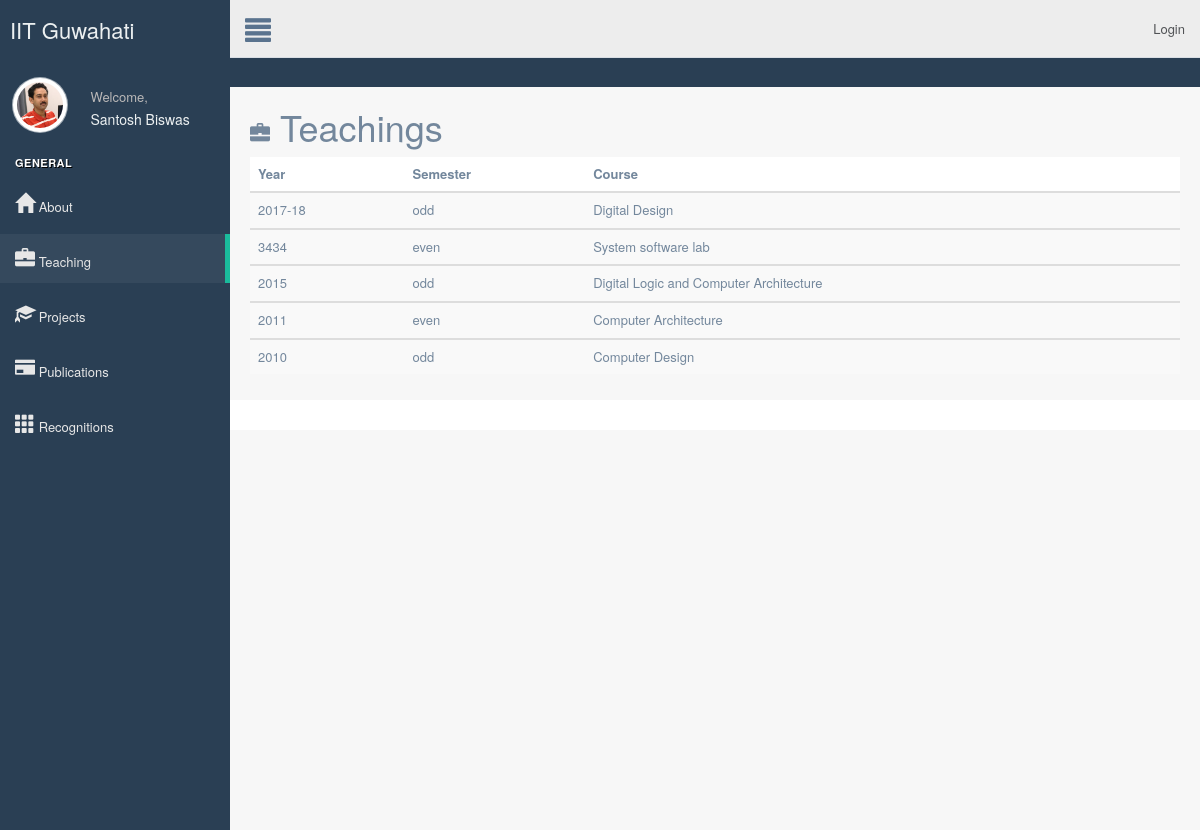
Screenshot of /webpage/3/32/teaching/ with the database file from the repository.
### web/models.py (models this page shows, shortened)
class Info(models.Model):
    Name = models.CharField(max_length=250, help_text="Enter Name")
    Designation = models.CharField(max_length=300)
    Dept = models.ForeignKey(Department, on_delete=models.CASCADE,blank=True,null=True)
    Phone = models.CharField(max_length=20)
    webmail = models.EmailField(max_length=100,blank=True,null=True)
    room = models.CharField(max_length=100)
    residence = models.CharField(max_length=250)
    photo = models.FileField(blank=True, null=True)

class teaching(models.Model):
    teaching = models.ForeignKey(Info, on_delete=models.CASCADE,blank=True,null=True)
    year = models.CharField(max_length=10)
    odd='odd'
    even='even'
    SEMESTERS= (
        (odd, 'odd'),
        (even, 'even')
    )
    sem= models.CharField(
        max_length=4, choices=SEMESTERS, default=odd,
    )
    course = models.CharField(max_length=500)

### web/views.py (the view)
# urls.py: url(r'^([0-9]+)/(?P<pk>[0-9]+)/teaching/$', views.teachingview.as_view(), name='teachingview'),
class teachingview(generic.DetailView):
    model = Info
    template_name = 'web/teachings.html'

### web/templates/web/teachings.html (shortened to what this page needs)
{% extends 'web/base2.html' %}
{% block body %}
    <div class="container">
        <h1>
            <i class="glyphicon glyphicon-briefcase" style="font-size:20px"> </i>  Teachings
        </h1>
        <div class="table responsive">
            <table class="table table-striped">
                <thead>
                    <tr>
                        <th> Year</th>
                        <th> Semester</th>
                        <th> Course</th>
                    </tr>
                </thead>
                {% for teaching in info.teaching_set.all %}
                    <tbody>
                    <tr>
                        <td>
                            {{teaching.year}}
                        </td>
                        <td> {{teaching.sem}}</td>
                        <td> {{teaching.course}}</td>
                    </tr>
                    </tbody>
                {% endfor %}
            </table>
        </div>
    </div>
{% endblock %}

### web/templates/web/base2.html (shortened to what this page needs)
<!DOCTYPE html>
<html lang="en">
  <head>
    {% load staticfiles %}
     <link rel="stylesheet" type="text/css" href="{% static 'web/style.css' %}"/>
    <link rel="stylesheet" href="https://maxcdn.bootstrapcdn.com/bootstrap/3.3.7/css/bootstrap.min.css"/>
    <link rel="stylesheet" href="css/bootstrap.css">
    <link href="{% static 'web/bootstrap1.min.css' %}" rel="stylesheet">
    <link href="{% static 'web/font-awesome.min.css' %}" rel="stylesheet">
    <link href="{% static 'web/custom.min.css' %}" rel="stylesheet">
  </head>
  <body class="nav-md">
    <div class="container body">
      <div class="main_container">
        <div class="col-md-3 left_col">
          <div class="left_col scroll-view">
            <div class="navbar nav_title" style="border: 0;text-decoration-color: red">
              <a href="{% url 'web:homeview' %}" class="site_title"></i> <span>IIT Guwahati</span></a>
            </div>
            <div class="profile clearfix">
              <div class="profile_pic">
                <img src="{{info.photo.url}}" alt="..." class="img-circle profile_img">
              </div>
              <div class="profile_info">
                <span>Welcome,</span>
                <h2>{{info.Name}}</h2>
              </div>
            </div>
            <br />
            <div id="sidebar-menu" class="main_menu_side hidden-print main_menu">
              <div class="menu_section">
                <h3>General</h3>
                <ul class="nav side-menu">
                  <li><a href="{% url 'web:aboutview' info.Dept.id info.id %}"><i class="glyphicon glyphicon-home" style="font-size:20px"></i>     About </span></a>
                  </li>
                  <li><a href="{% url 'web:teachingview' info.Dept.id info.id %}"><i class="glyphicon glyphicon-briefcase" style="font-size:20px"></i> Teaching </span></a>
                  </li>
                  <li><a href="{% url 'web:projectview' info.Dept.id info.id %}"><i class="glyphicon glyphicon-education" style="font-size:20px"></i> Projects </span></a>
                  </li>
                  <li><a href="{% url 'web:publicationview' info.Dept.id info.id %}"><i class="glyphicon glyphicon-credit-card" style="font-size:20px"></i> Publications </span></a>
                  </li>
                  <li><a href="{% url 'web:recognitionview' info.Dept.id info.id %}"><i class="glyphicon glyphicon-th" style="font-size:20px"></i> Recognitions </span></a>
                  </li>
                </ul>
              </div>
            </div>
          </div>
        </div>
        <div class="top_nav">
          <div class="nav_menu">
            <nav>
              <div class="nav toggle">
                <a id="menu_toggle"><i class="glyphicon glyphicon-align-justify"></i></a>
              </div>
              <ul class="nav navbar-nav navbar-right">
                {% if not user.is_authenticated %}
                <li ><a href="{% url 'login' %}" >Login</a></li>
                {% endif %}
              </ul>
            </nav>
          </div>
        </div>
        <div class="right_col" role="main">
        {% block body %}
  {% endblock %}
              </div>
            </div>
          </div>
        <footer>
        </footer>
  </body>
</html>

### web/static/web/style.css (style rules this page uses)
html { background-color: #5D92BA; font-family: "Tenor Sans", sans-serif; }
.container { width: 500px; height: 400px; margin: 0 auto; }

### rows the page displays
Info: photo (picture), Name "Santosh Biswas"
teaching: year "2017-18", sem "odd", course "Digital Design"
teaching: year "3434", sem "even", course "System software lab"
teaching: year "2015", sem "odd", course "Digital Logic and Computer Architecture"
teaching: year "2011", sem "even", course "Computer Architecture"
teaching: year "2010", sem "odd", course "Computer Design"
